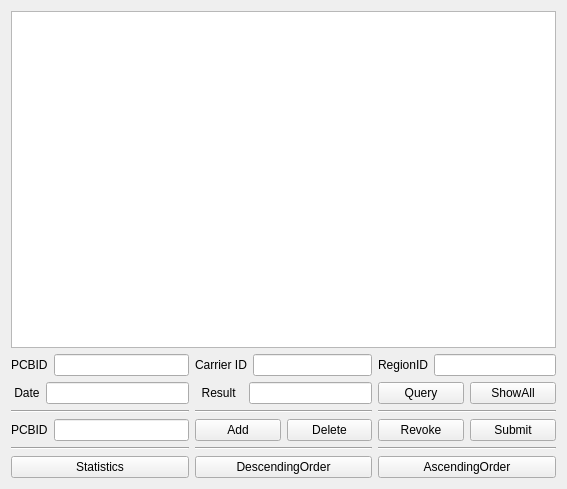
<?xml version="1.0" encoding="UTF-8"?>
<ui version="4.0">
 <class>myDatabaseTable</class>
 <widget class="QWidget" name="myDatabaseTable">
  <property name="geometry">
   <rect>
    <x>0</x>
    <y>0</y>
    <width>567</width>
    <height>489</height>
   </rect>
  </property>
  <property name="windowTitle">
   <string>myDatabaseTable</string>
  </property>
  <layout class="QGridLayout" name="gridLayout_2">
   <item row="0" column="0">
    <widget class="QTableView" name="dbTableView">
     <property name="sizeAdjustPolicy">
      <enum>QAbstractScrollArea::AdjustToContents</enum>
     </property>
     <property name="editTriggers">
      <set>QAbstractItemView::NoEditTriggers</set>
     </property>
    </widget>
   </item>
   <item row="1" column="0">
    <layout class="QGridLayout" name="gridLayout">
     <item row="5" column="2">
      <widget class="QPushButton" name="ascendButton">
       <property name="text">
        <string>AscendingOrder</string>
       </property>
      </widget>
     </item>
     <item row="0" column="0">
      <layout class="QHBoxLayout" name="horizontalLayout_2">
       <item>
        <widget class="QLabel" name="label">
         <property name="text">
          <string>PCBID</string>
         </property>
        </widget>
       </item>
       <item>
        <widget class="QLineEdit" name="idEdit"/>
       </item>
      </layout>
     </item>
     <item row="3" column="1">
      <layout class="QHBoxLayout" name="horizontalLayout_9">
       <item>
        <widget class="QPushButton" name="addButton">
         <property name="text">
          <string>Add</string>
         </property>
        </widget>
       </item>
       <item>
        <widget class="QPushButton" name="deleteButton">
         <property name="text">
          <string>Delete</string>
         </property>
        </widget>
       </item>
      </layout>
     </item>
     <item row="1" column="0">
      <layout class="QHBoxLayout" name="horizontalLayout_5">
       <item>
        <widget class="QLabel" name="label_2">
         <property name="text">
          <string> Date</string>
         </property>
        </widget>
       </item>
       <item>
        <widget class="QLineEdit" name="dateEdit"/>
       </item>
      </layout>
     </item>
     <item row="1" column="1">
      <layout class="QHBoxLayout" name="horizontalLayout_6">
       <item>
        <widget class="QLabel" name="label_6">
         <property name="text">
          <string>  Result  </string>
         </property>
        </widget>
       </item>
       <item>
        <widget class="QLineEdit" name="resEdit"/>
       </item>
      </layout>
     </item>
     <item row="3" column="2">
      <layout class="QHBoxLayout" name="horizontalLayout_10">
       <item>
        <widget class="QPushButton" name="recallButton">
         <property name="text">
          <string>Revoke</string>
         </property>
        </widget>
       </item>
       <item>
        <widget class="QPushButton" name="submitButton">
         <property name="text">
          <string>Submit</string>
         </property>
        </widget>
       </item>
      </layout>
     </item>
     <item row="1" column="2">
      <layout class="QHBoxLayout" name="horizontalLayout_8">
       <item>
        <widget class="QPushButton" name="queryButton">
         <property name="text">
          <string>Query</string>
         </property>
        </widget>
       </item>
       <item>
        <widget class="QPushButton" name="showAllButton">
         <property name="text">
          <string>ShowAll</string>
         </property>
        </widget>
       </item>
      </layout>
     </item>
     <item row="0" column="2">
      <layout class="QHBoxLayout" name="horizontalLayout_4">
       <item>
        <widget class="QLabel" name="label_5">
         <property name="text">
          <string>RegionID</string>
         </property>
        </widget>
       </item>
       <item>
        <widget class="QLineEdit" name="regionEdit"/>
       </item>
      </layout>
     </item>
     <item row="0" column="1">
      <layout class="QHBoxLayout" name="horizontalLayout_3">
       <item>
        <widget class="QLabel" name="label_4">
         <property name="text">
          <string>Carrier ID</string>
         </property>
        </widget>
       </item>
       <item>
        <widget class="QLineEdit" name="typeEdit"/>
       </item>
      </layout>
     </item>
     <item row="3" column="0">
      <layout class="QHBoxLayout" name="horizontalLayout_7">
       <item>
        <widget class="QLabel" name="label_3">
         <property name="text">
          <string>PCBID</string>
         </property>
        </widget>
       </item>
       <item>
        <widget class="QLineEdit" name="toAddID"/>
       </item>
      </layout>
     </item>
     <item row="2" column="0">
      <widget class="Line" name="line">
       <property name="orientation">
        <enum>Qt::Horizontal</enum>
       </property>
      </widget>
     </item>
     <item row="2" column="2">
      <widget class="Line" name="line_3">
       <property name="orientation">
        <enum>Qt::Horizontal</enum>
       </property>
      </widget>
     </item>
     <item row="2" column="1">
      <widget class="Line" name="line_2">
       <property name="orientation">
        <enum>Qt::Horizontal</enum>
       </property>
      </widget>
     </item>
     <item row="5" column="1">
      <widget class="QPushButton" name="descendButton">
       <property name="text">
        <string>DescendingOrder</string>
       </property>
      </widget>
     </item>
     <item row="5" column="0">
      <widget class="QPushButton" name="statisticButton">
       <property name="text">
        <string>Statistics</string>
       </property>
      </widget>
     </item>
     <item row="4" column="0">
      <widget class="Line" name="line_4">
       <property name="orientation">
        <enum>Qt::Horizontal</enum>
       </property>
      </widget>
     </item>
     <item row="4" column="1">
      <widget class="Line" name="line_5">
       <property name="orientation">
        <enum>Qt::Horizontal</enum>
       </property>
      </widget>
     </item>
     <item row="4" column="2">
      <widget class="Line" name="line_6">
       <property name="orientation">
        <enum>Qt::Horizontal</enum>
       </property>
      </widget>
     </item>
    </layout>
   </item>
  </layout>
 </widget>
 <layoutdefault spacing="6" margin="11"/>
 <resources/>
 <connections/>
</ui>
